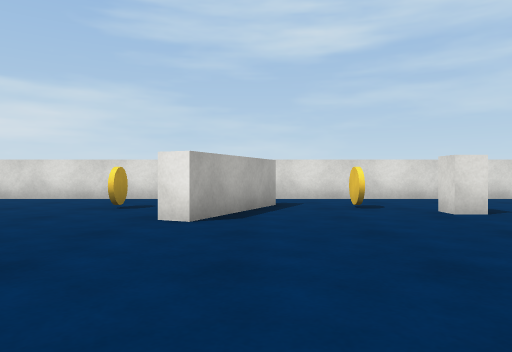
View 1 (above)

16 first-person views from a walk through a scene from a Unity 3-D project. The camera is 0.58 m above the floor, looks level and sees 70° across. The floor is counted in squares, 1 m on a side. Each view is taken from the middle of a square. On the plan, view 1 faces up. The plan holds only what a view shows up to about 10 squares ahead; the rest is blank. The player is left out. Surface patterns are stand-ins for the level's own textures.

View 2
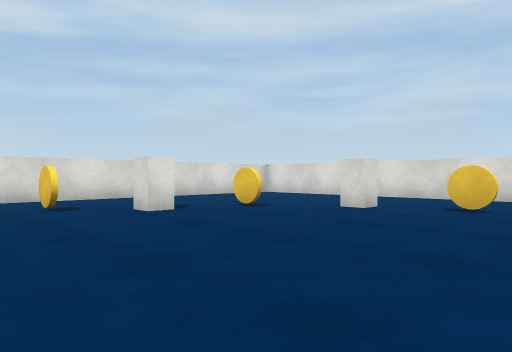

View 3
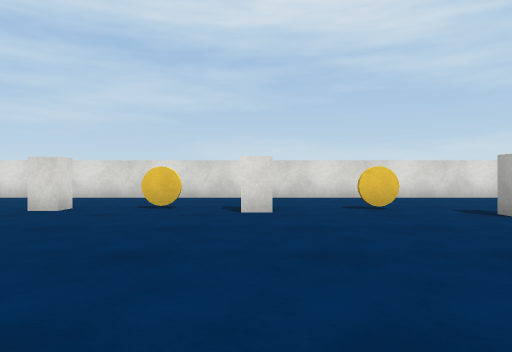

View 4
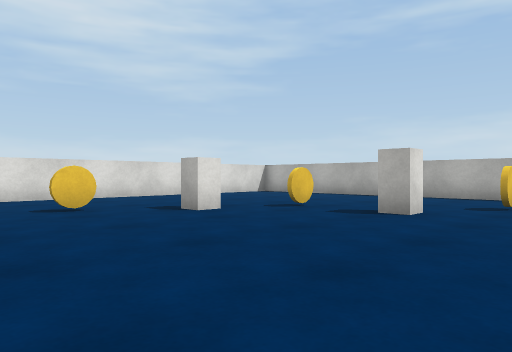

View 5
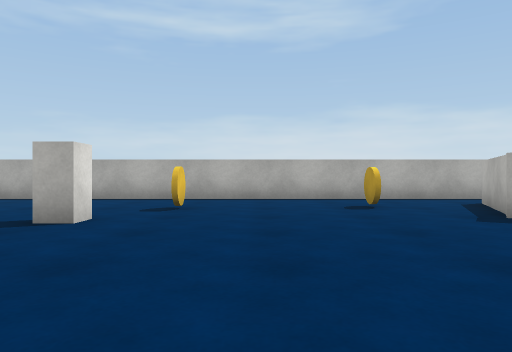

View 6
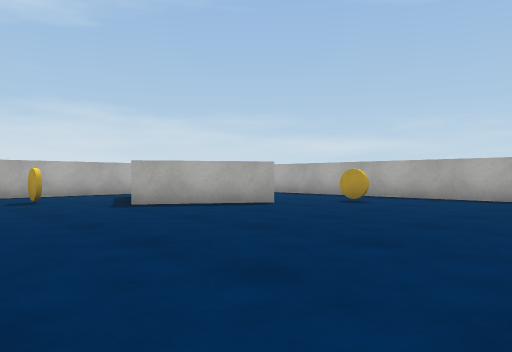

View 7
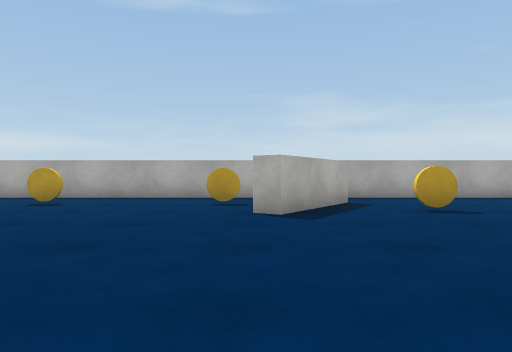

View 8
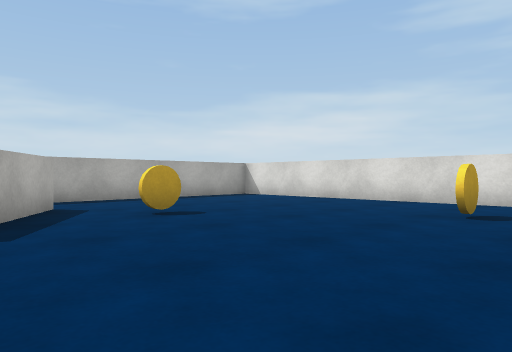

View 9
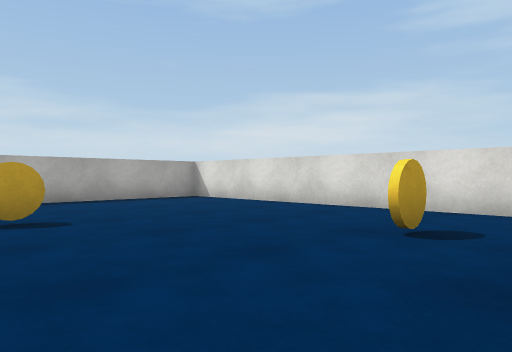

View 10
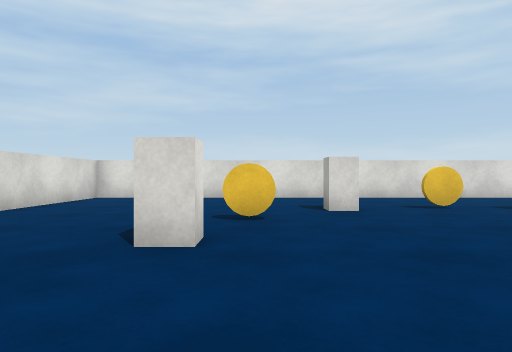

View 11
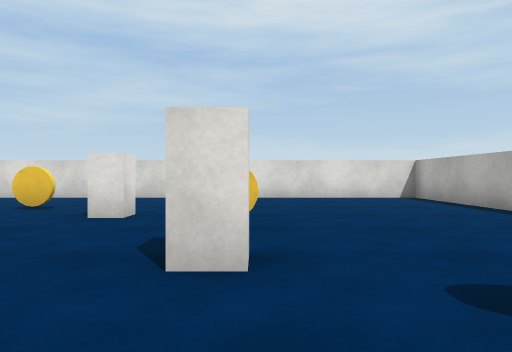

View 12
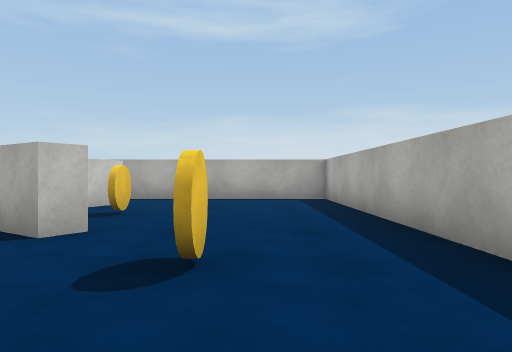

View 13
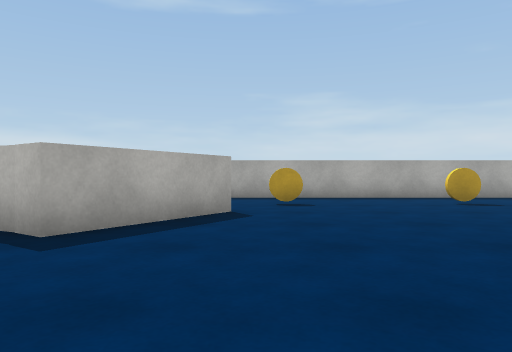

View 14
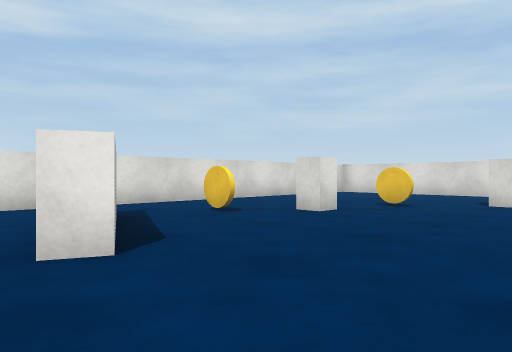

View 15
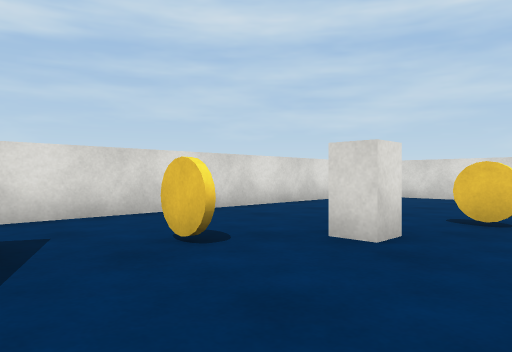

View 16
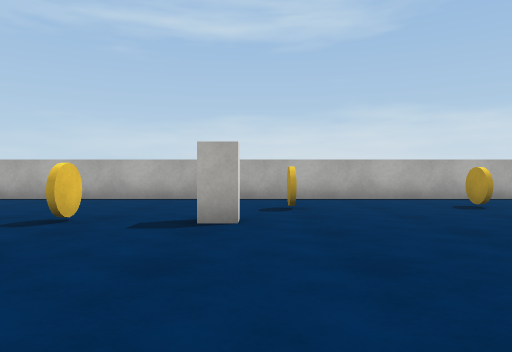

### Floor plan
Points are (right, up) in squares from view 1. A wall is a line through its corners. A room is listed if a view was taken in it or the views show most of it. See-through windows are left out.
Room 1 (views 1, 2, 3, 4, 5, 6, 7, 8, 9, 10, 11, 12, 13, 14, 15, 16)
walls: (-6.3, -4.9) (-6, -4.4) (-3.5, -6) (-3.8, -6.5) (-4.8, -8.7); (0.4, 7.4) (-0.8, 4.6) (-1.4, 4.9); (-8, 3) (-5.5, 1.4) (-5.8, 0.9); (-5.2, -8.5) (-4.9, -7.7); (-9.8, 8.5) (-9.8, -10.3) (9.8, -10.3) (9.8, 9.2) (-8.9, 9.2)
objects: coin (-8, -3); coin (-8, 0); coin (-6, -7); coin (-6, 4); coin (-3, 7); coin (-2, -8); coin (1, -7); white block (2, -6); coin (2, 7); white block (3, 6); coin (4, -6); white block (5, -4); coin (5, 5); coin (6, -2); white block (6, 0); white block (6, 4); coin (7, 2)

Where each view was taken, in squares from view 1:
view 1: 0 up, 0 right, facing up
view 2: 0 up, 0 right, facing up-right
view 3: 0 up, 0 right, facing right
view 4: 0 up, 0 right, facing down-right
view 5: 1 down, 0 right, facing down
view 6: 1 up, 0 right, facing down-left
view 7: 1 up, 0 right, facing left
view 8: 1 up, 1 left, facing up-left
view 9: 3 up, 1 left, facing up-left
view 10: 5 up, 0 right, facing right
view 11: 6 down, 0 right, facing right
view 12: 1 down, 8 left, facing down
view 13: 4 down, 0 right, facing left
view 14: 2 up, 2 left, facing up-right
view 15: 4 up, 0 right, facing up-right
view 16: 1 down, 2 right, facing down
